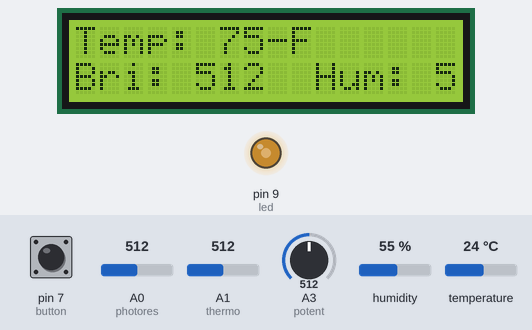
A sketch run on a simulated Arduino Uno, built with avr-gcc and run on an emulated ATmega328P. Parts: 16×2 character LCD, output pins drawn as LEDs (lit = HIGH). The inputs (shaded band) are chosen by the test bench; at power-on: A3 (potent) = 512, humidity 55 %, A0 (photores) = 512, temperature 24 °C, pin 7 (button) LOW, A1 (thermo) = 512. What the sketch prints to the serial monitor is not drawn.

Above: at 1.2 s.
1.3 s: A3 (potent) set to 716
At 2.3 s:
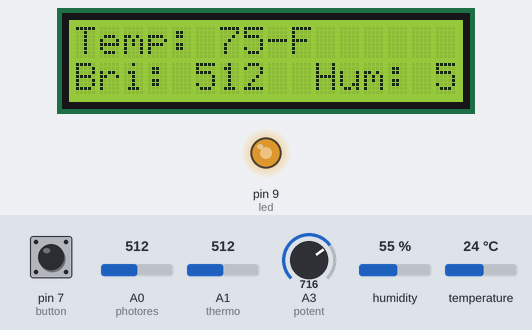
2.8 s: A3 (potent) set to 992
At 4.0 s:
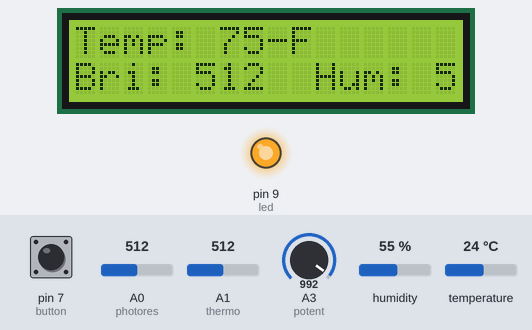
4.3 s: humidity set to 22 %
At 5.0 s:
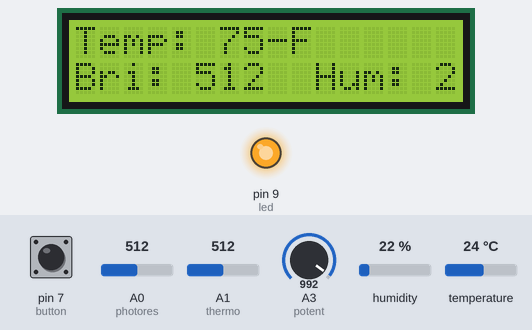
6.1 s: A0 (photores) set to 716
At 7.7 s:
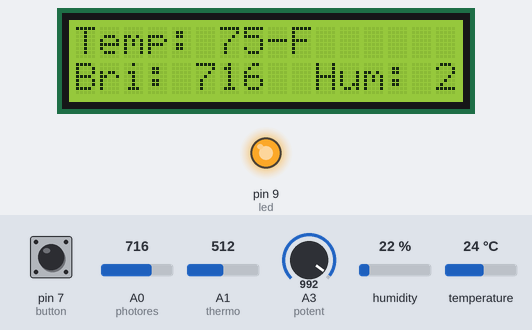
8.1 s: A3 (potent) set to 190
At 9.3 s:
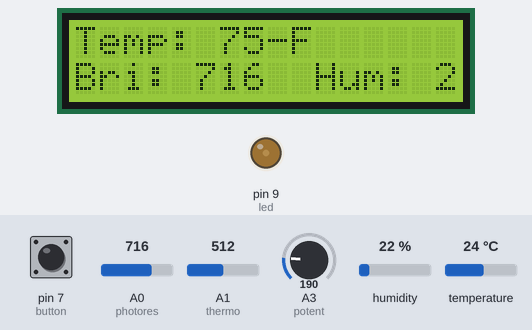
9.6 s: temperature set to 12 °C
At 11.9 s:
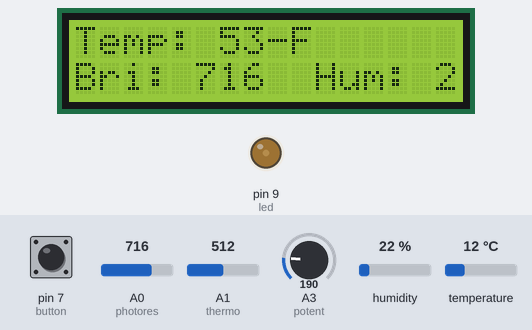
Timing chart, 0 to 13.4 s (numbered marks = the images above; inputs shaded):
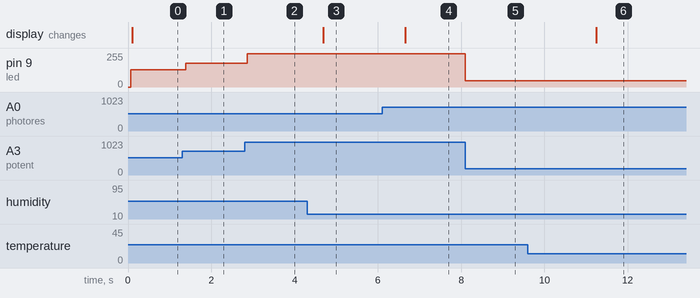

The sketch:

bwsi_proj1_fan.ino
```cpp
//libraries
#include "DHT.h"
#include <LiquidCrystal.h>

//pins
#define dc_forward 3
#define dc_backward 4
#define photores A0
#define thermo A1
#define dht_pin 2
#define led 9
#define potent A3
#define rs 5
#define en 6
#define d4 10
#define d5 11
#define d6 12
#define d7 13
#define button 7

//const
#define themo_res 100000
#define c1 1.009249522e-03
#define c2 2.378405444e-04
#define c3 2.019202697e-07
#define bright_thresh 200
#define temp_thresh 60
#define hum_thresh 60


#define DHTTYPE DHT11
DHT dht(dht_pin, DHTTYPE);
LiquidCrystal lcd(rs, en, d4, d5, d6, d7);
bool buttonStop = false;
int update_pause = 0;

void setup() {
  Serial.begin(9600);
  pinMode(dc_forward, OUTPUT);
  pinMode(dc_backward, OUTPUT);
  pinMode(photores, INPUT);
  pinMode(thermo, INPUT);
  // pinMode(dht_pin, INPUT);
  dht.begin();
  pinMode(led, OUTPUT);
  lcd.begin(16, 2);
  pinMode(button, INPUT);
}

void loop() {
  int ledb = analogRead(potent);
  ledb /= 4;
  analogWrite(led, ledb);
  delay(10);

  int brightness = analogRead(photores);
  // Serial.println(brightness);
  //brightness usually 167-173

  int t = analogRead(thermo);
  float res2 = themo_res * (1023.0 / t - 1.0);
  res2 = log(res2);
  float temp1 = (1.0 / (c1 + c2*res2 + c3*res2*res2*res2));
  temp1 -= 273.15;
  temp1 = (temp1*9.0)/5.0 + 32.0;
  int temp = int(temp1);
  // Serial.println(temp);
  //temp usually 72-75

  int hum = dht.readHumidity();
  // Serial.println(hum);
  //humidity usually 69-73
  temp1 = dht.readTemperature();
  temp1 = (temp1*9.0)/5.0 + 32.0;
  temp = int(temp1);

  if (update_pause % 4 == 0){
    lcd.clear();
    lcd.setCursor(0, 0);
    lcd.print("Temp: ");
    lcd.print(String(temp));
    lcd.print("-F");
    lcd.setCursor(0, 1);
    lcd.print("Bri: ");
    lcd.print(String(brightness));
    lcd.print("  Hum: ");
    lcd.print(String(hum));
  }
  update_pause++;

  Serial.println(digitalRead(button));

  if (digitalRead(button) == HIGH){
    buttonStop = !buttonStop;
  }

  if (brightness > bright_thresh && temp > temp_thresh && hum > hum_thresh && !buttonStop){
    // Serial.println("high");
    digitalWrite(dc_forward, HIGH);

  }
  else{
    // Serial.println("low");
    digitalWrite(dc_forward, LOW);
  }

  delay(150);
}
```

Measured:
- after the input at 1.3 s, pin 9 (led): 128/255 → 179/255 after 0.08 s
- after the input at 2.8 s, pin 9 (led): 179/255 → 248/255 after 0.07 s
- after the input at 4.3 s, the display: changes after 0.39 s (image 3)
- after the input at 6.1 s, the display: changes after 0.56 s (image 4)
- after the input at 8.1 s, pin 9 (led): 248/255 → 47/255 at once
- after the input at 9.6 s, the display: changes after 1.6 s (image 6)
